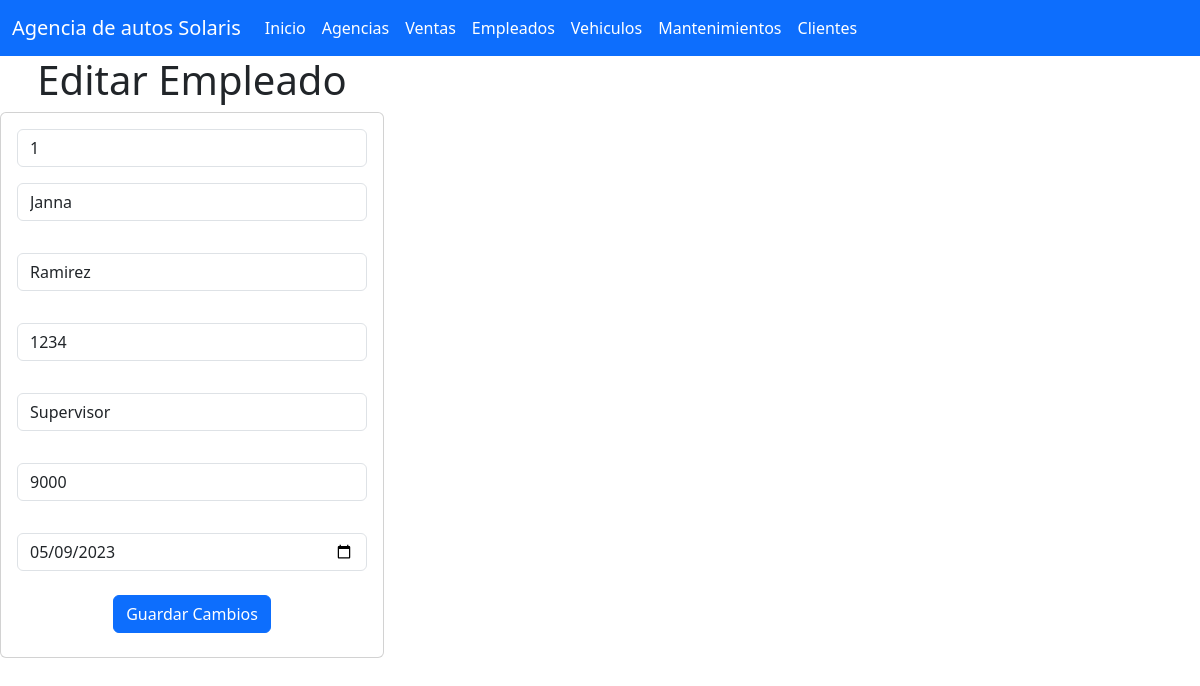
The page /empleado_app/seleccionarEmpleado/1 on the database its author committed.
### empleado_app/models.py (models this page shows, shortened)
class Empleado(models.Model):
    id_empleado = models.IntegerField(primary_key=True)
    nombre = models.CharField(max_length=255)
    apellido = models.CharField(max_length=255)
    dni = models.IntegerField()
    cargo = models.CharField(max_length=255)
    sueldo = models.IntegerField()
    fecha_ingreso = models.DateField()

### empleado_app/views.py (the view)
# urls.py: path("seleccionarEmpleado/<id_empleado>",views.seleccionarEmpleado,name="seleccionarEmpleado"),
def seleccionarEmpleado(request, id_empleado):
    empleado = Empleado.objects.get(id_empleado=id_empleado)
    return render(request, "editarEmpleados.html", {"misempleados": empleado})

### empleado_app/templates/editarEmpleados.html (shortened to what this page needs)
{% extends "base.html" %}
{% load static %}
{% block cuerpo %}
<div class="row">
  <div class="col-sm-12 col-md-4 col-lg-4 col-xl-4">
    <h1>Editar Empleado</h1>
    <div class="card">
      <div class="card-body">
        <form action="{% url 'editarEmpleado'%}" method="POST">
          <div class="form-group">
            <input type="text" id="txtid_empleado" name="txtid_empleado" class="form-control" value="{{ misempleados.id_empleado }}" readonly>
          </div>
          <div class="form-group py-3">
            <input type="text" id="txtnombre" name="txtnombre" class="form-control" value="{{ misempleados.nombre }}" maxlength="255" required>
          </div>
          <div class="form-group py-3">
            <input type="text" id="txtapellido" name="txtapellido" class="form-control" value="{{ misempleados.apellido }}" maxlength="255" required>
          </div>
          <div class="form-group py-3">
            <input type="number" id="numdni" name="numdni" class="form-control" value="{{ misempleados.dni }}" required>
          </div>
          <div class="form-group py-3">
            <input type="text" id="txtcargo" name="txtcargo" class="form-control" value="{{ misempleados.cargo }}" maxlength="255" required>
          </div>
          <div class="form-group py-3">
            <input type="number" id="numsueldo" name="numsueldo" class="form-control" value="{{ misempleados.sueldo }}" required>
          </div>
          <div class="form-group py-3">
            <input type="date" id="datefecha_ingreso" name="datefecha_ingreso" class="form-control" value="{{ misempleados.fecha_ingreso|date:'Y-m-d' }}" required>
          </div>
          <div class="form-group py-2">
            <button type="submit" class="btn btn-primary">Guardar Cambios</button>
          </div>
        </form>
      </div>
    </div>
  </div>
</div>
{% endblock %}

### rows shown on the page
Empleado: txtid_empleado "1", txtnombre "Janna", txtapellido "Ramirez", numdni "1234", txtcargo "Supervisor", numsueldo "9000", datefecha_ingreso "05/09/2023"
